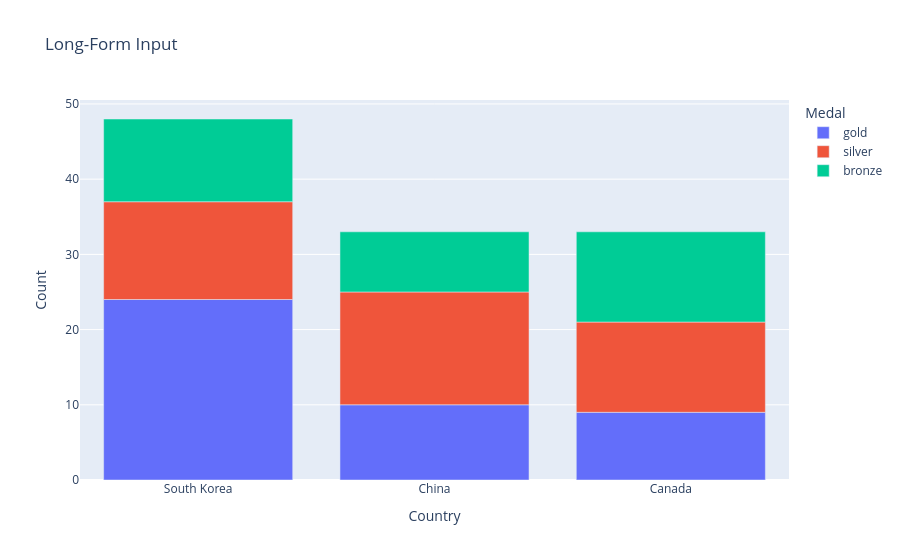

The cell this chart's notebook holds for it:
### Code cell
import plotly.express as px 

#long_df = px.data.medals_long() 
#fig = px.bar(df, x="Country", y="Count", color="Medal", title="Long-Form Input") 
fig.show()

### Figure 1 — Plotly figure (JSON) as saved in the notebook; plotly's stock layout.template omitted (floating-point values rounded to 4 significant figures)
{"data": [{"hovertemplate": "Medal=gold<br>Country=%{x}<br>Count=%{y}<extra></extra>", "legendgroup": "gold", "marker": {"color": "#636efa", "pattern": {"shape": ""}}, "name": "gold", "orientation": "v", "showlegend": true, "textposition": "auto", "type": "bar", "x": ["South Korea", "China", "Canada"], "xaxis": "x", "y": [24, 10, 9], "yaxis": "y"}, {"hovertemplate": "Medal=silver<br>Country=%{x}<br>Count=%{y}<extra></extra>", "legendgroup": "silver", "marker": {"color": "#EF553B", "pattern": {"shape": ""}}, "name": "silver", "orientation": "v", "showlegend": true, "textposition": "auto", "type": "bar", "x": ["South Korea", "China", "Canada"], "xaxis": "x", "y": [13, 15, 12], "yaxis": "y"}, {"hovertemplate": "Medal=bronze<br>Country=%{x}<br>Count=%{y}<extra></extra>", "legendgroup": "bronze", "marker": {"color": "#00cc96", "pattern": {"shape": ""}}, "name": "bronze", "orientation": "v", "showlegend": true, "textposition": "auto", "type": "bar", "x": ["South Korea", "China", "Canada"], "xaxis": "x", "y": [11, 8, 12], "yaxis": "y"}], "layout": {"barmode": "relative", "legend": {"title": {"text": "Medal"}, "tracegroupgap": 0}, "title": {"text": "Long-Form Input"}, "xaxis": {"anchor": "y", "domain": [0, 1], "title": {"text": "Country"}}, "yaxis": {"anchor": "x", "domain": [0, 1], "title": {"text": "Count"}}}}
